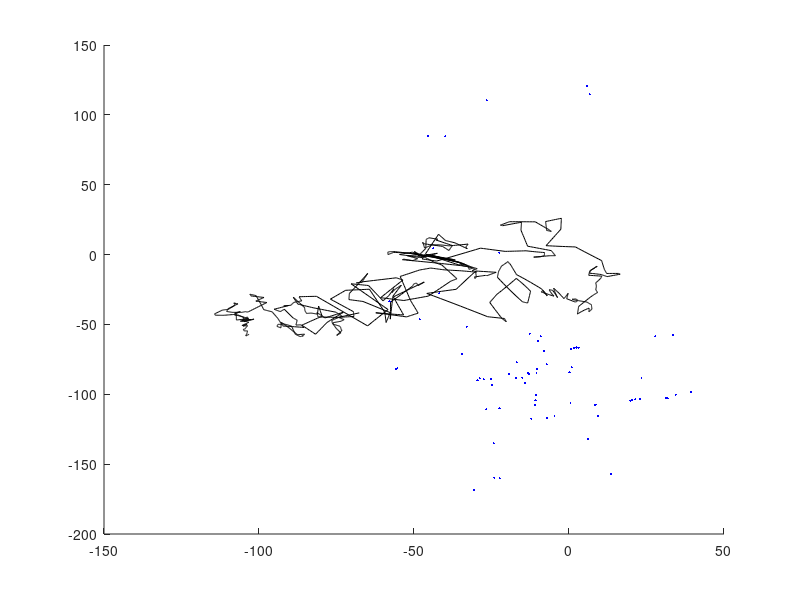

MATLAB code for this plot:
function showgraph()
    x = load("state.mat","-mat");
    m = load("landmark.mat","-mat");
    hold on
%     x0 = [-67.6493; -41.7142; 35.5*pi/180];
    plot(x.state(1,:),x.state(2,:),'k');
    plot(m.landmark(1,:),m.landmark(2,:),'b.','MarkerSize', 5);
end